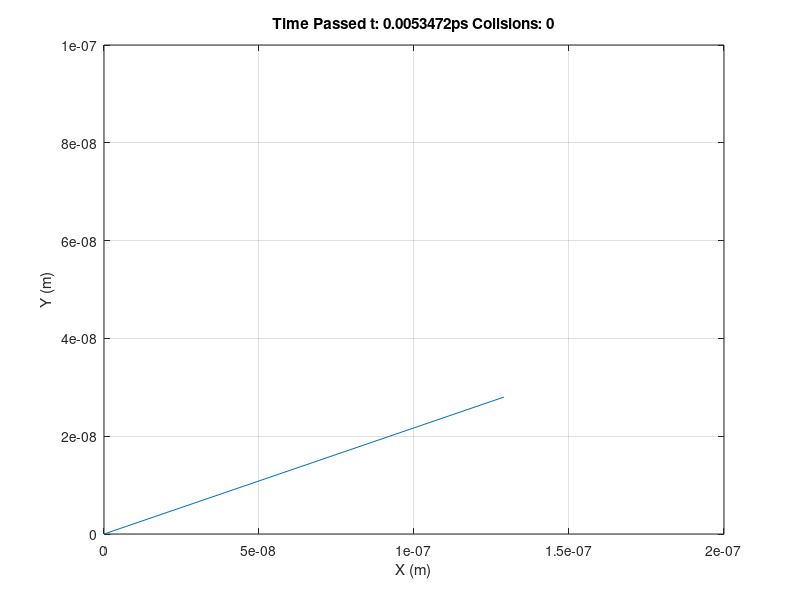
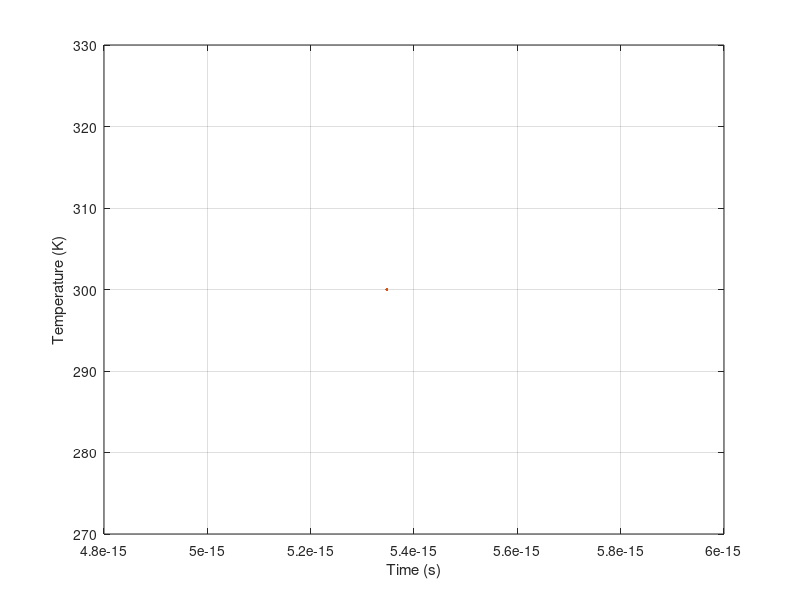

Source code (MATLAB) for these figures, in order: (Note: this script raises an error after producing the figures.)
% Monte Carlo Modelling of Electron Transport

close all
clear 
format short
clc

% Constants
m0 = 9.11e-31; %kg
me = 0.26*m0;
q = 1.602e-19; %C
kB = 1.38066e-23; %J/K
nm = 1e-9; %nanometre
ps = 1e-12; %picosecond

% Dimensions
% Elec = 1; % simulates for 1 particle
Elec = 2; % simulates for 5 particles at once
xdim = 200; %nm
ydim = 100; %nm and need to make same length
x = zeros(Elec,xdim)*nm;
y = zeros(Elec,ydim*2)*nm; %need to make same length 
% Reg = zeros(xdim*1e9,ydim*1e9)*nm;  % semiconductor region

% Specifics
InitialTemp = 300; % in [K]
vtFirst = sqrt(2*kB*InitialTemp/me); %1.8701e5 in m/s
Tmn = 0.2*ps; 

% Simulation
steps = 10; 
% t = zeros(1,steps);
% Temp = zeros(1,steps);
dt = nm/vtFirst; %5.347e-15s
Temp = zeros(1,Elec);
t = zeros(1,Elec);

on = 1;
off = 0;
scatter = on; %scattering on/off switch
% scatter = off; %scattering on/off switch
collide = 0; % counter for collisons
p = 1 - exp(-dt/Tmn); % probability for scatter threshold
re = 0; % default rebound velocity factor
% re = -0.5; % Bounces back at half its initial speed

for i = 1:steps    
   
    if i == 1
        t(i,:) = dt;
        Temp(i,:) = InitialTemp;
        vt = vtFirst;        
        
        Boxes = {};
        
        Boxes{1}.X = [0.9 1.1]*100*nm;
        Boxes{1}.Y = [0.8 1.0]*100*nm;
%         Boxes{1}.BC = 0.0;
        
        Boxes{2}.X = [-.9 1.1]*100*nm;
        Boxes{2}.Y = [0.0 0.2 1.1]*100*nm;
%         Boxes{2}.BC = 0.0; s
        
        e=1;
%         while e <= Elec %random positions for each particle
                        
            randx = round(rand*xdim)*nm;
            randy = round(rand*ydim)*nm;
            
%             % check to see if in box
%             if Boxes{1}.X(1,1)<randx && randx <Boxes{1}.X(1,2) &&...
%                 Boxes{1}.Y(1,1)<randy && randy<Boxes{1}.Y(1,2) &&...
%                 Boxes{2}.X(1,1)<randx && randx<Boxes{2}.X(1,2) &&...
%                 Boxes{2}.Y(1,1)<randy && randy<Boxes{2}.Y(1,2) 
%                                 
%             else
                x(e,i) = randx;
                y(e,i) = randy;
                e=e+1;
%             end
                      
%         end 
        
    else
        t(i,:) = t(i-1,:) + dt;
        r = rand(1,Elec); % Chance of scattering
        
        % Particle direction
        if i == 2 % intial angle, regardless of scattering
            
            for e = 1:Elec
                theta = rand*360; % random angle in deg
                dz = vtFirst*Tmn; % straight path
                dx(e,i) = sind(theta)*dz; % new x dif
                dy(e,i) = cosd(theta)*dz; % new y dif 
                x(e,i) = x(e,i-1) + dx(e,i);
                y(e,i) = y(e,i-1) + dy(e,i); 
                Temp(i,e) = Temp(i-1,e);
                vtNew = vtFirst;
            end

        elseif scatter == on % yes scatter 
            
            for e = 1:Elec 
               
                if r(1,e) < p*100   % check each electron
                    
                    scale = sqrt(kB*Temp(i-1,e)/me); %scaling factor
                    dof = 3; %degrees of freedom
%                     vtNew = vtFirst*chi2rnd(dof);
                    vtNew(e,i) = vtFirst*(rand/100+0.995);

                    theta = rand*360; % random angle in deg
                    dz(e,i) = vtNew(e,i)*Tmn; % straight path
                    dx(e,i) = sind(theta)*dz(e,i); % new x difference
                    dy(e,i) = cosd(theta)*dz(e,i); % new y difference 
                    
                    % updating position, velocity, temperature
                    TempNew = me*vtNew.^2/(2*kB); 
                    Temp(i,e) = TempNew(e,i);                    
                    x(e,i) = x(e,i-1) + dx(e,i);
                    y(e,i) = y(e,i-1) + dy(e,i); 
                    vt = vtNew;
                    
                    collide = collide + 1; 
                                   
                else % no scattering, just continue along inital path
                    
                    for e = 1:Elec
                        dx(e,i) = x(e,2)-x(e,1);
                        dy(e,i) = y(e,2)-y(e,1); 
                    end

                    vtNew = vt;
                    Temp(i,:) = Temp(i-1,:);
                end
                
            end

        else % no scattering, just continue along inital path
            
            for e = 1:Elec
                dx(e,i) = x(e,2)-x(e,1);
                dy(e,i) = y(e,2)-y(e,1); 
            end
             
            vtNew = vt;
            Temp(i,:) = Temp(i-1,:);
                                            
        end
       
                
        %Boundary Conditions
%         for e = 1:Elec
%             
%             if x(i,:) < 0
%             x(i,:) = x(i,:) + 2e-7;            
%             elseif x(i,:) > xdim*nm
%                 x(i,:) = x(i,:) - 2e-7;
%             end
% 
%             if y(i,:) < 0
%                 y(i,:) = x(i,:) + 2e-7;
%             elseif y(i,:) > ydim*nm
%                 y(i,:) = x(i,:) - 2e-7;
%             end
% 
%         end
                
    end

%     1c-i)  Particle Plot   
    for e = 1:Elec
        figure(1)
        plot(x(e,:),y(e,:));
        grid on;
        hold on; 
    end
    xlim([0 xdim*nm])
    ylim([0 ydim*nm])
    xlabel('X (m)')
    ylabel('Y (m)')
    title(['Time Passed t: ', num2str(t(i)/ps), ...
        'ps Collsions: ', num2str(collide)]) 

    % 1c-ii) Temp plot  
    for e = 1:Elec
        figure(2)
        plot(t(:,e),Temp(:,e));
        grid on;
        hold on;
    end 
    xlabel('Time (s)')
    ylabel('Temperature (K)')
    title(['Current Temperature: ', num2str(mean(Temp(i,:))), ...
        'K Max T: ', num2str(max(Temp,[],'all')),'K Min T: ',...
        num2str(min(Temp,[],'all')),'K']) % change T        
         
    pause(0.05)
end

display('Seconds Passed', num2str(t(i)));
finalTemp = num2str(mean(Temp(i,:)))



